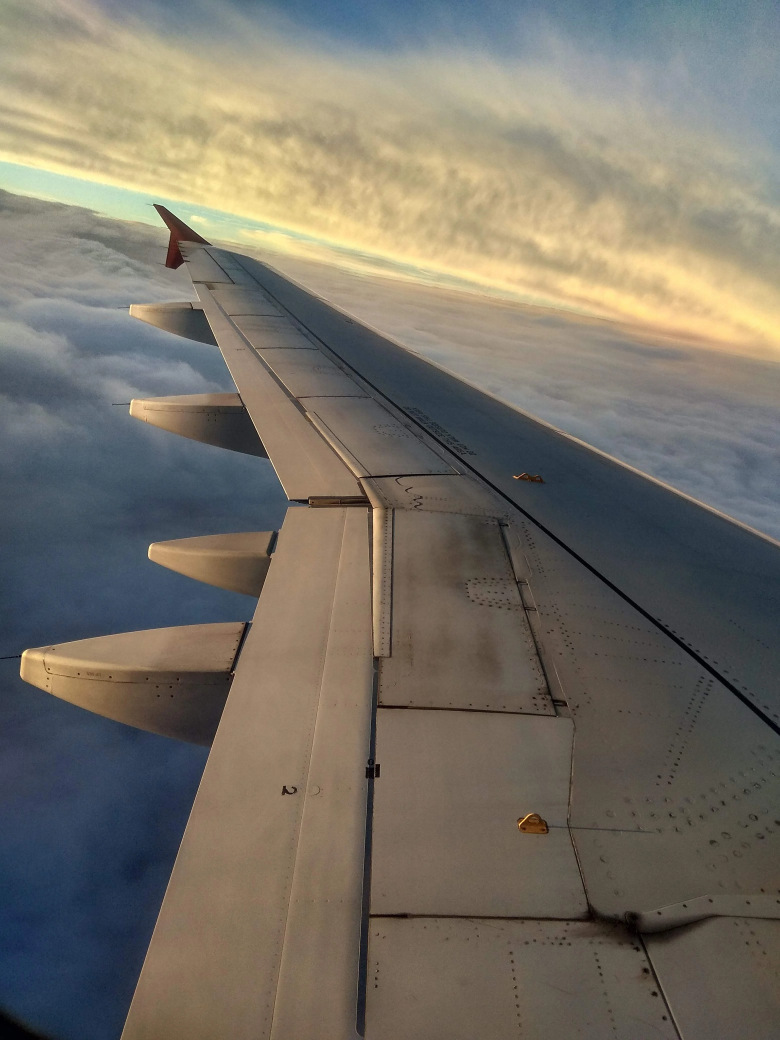
#> input picture assets/media/2018/06/IMG_20180618_190811_HDR.webp, 3120 x 4160 px (shown at 1/4 size); its folder holds only this picture in this run
$ python gallery_upload.py ../assets/media/2018/06
#> lines starting #> are read from the running program, lines starting #| are printed output that depends on the picture
#!/usr/bin/env python3

import argparse
import json
import re
import sys
from datetime import datetime
from pathlib import Path

from PIL import Image


SUPPORTED_EXTENSIONS = {".jpg", ".jpeg", ".png", ".webp"}

FILENAME_DATE_PATTERNS = [
    # PXL_20250725_162414037.jpg
    # PXL_20230508_132822144.PORTRAIT.jpg
    re.compile(r"(?<!\d)(20\d{6})(?:_\d{6,9})?"),

    # IMG-20250724-WA0000.jpg
    re.compile(r"(?<!\d)(20\d{6})(?=-WA)", re.IGNORECASE),

    # 20251206160730081.jpg
    re.compile(r"^(20\d{6})\d{6,}$"),
]


def date_from_filename(filename):
#> called with filename = 'IMG_20180618_190811_HDR.webp'
    for pattern in FILENAME_DATE_PATTERNS:
        match = pattern.search(filename)

        if not match:
            continue

        try:
            return datetime.strptime(
                match.group(1),
                "%Y%m%d"
            ).date()
        except ValueError:
            pass

    return None


# [25 lines left out: function date_from_exif, not called in this run]


def load_overrides(path):
    if not path.exists():
        return {}

    try:
        with path.open("r", encoding="utf-8") as f:
            data = json.load(f)

        if not isinstance(data, dict):
            raise ValueError("Overrides must be a JSON object")

        return data

    except Exception as exc:
        print(f"ERROR: Could not read {path}: {exc}")
        sys.exit(1)


def save_overrides(path, overrides):
    path.parent.mkdir(parents=True, exist_ok=True)

    with path.open("w", encoding="utf-8") as f:
        json.dump(
            overrides,
            f,
            indent=2,
            ensure_ascii=False,
        )
        f.write("\n")


def get_photo_date(path, overrides):
    # 1. Filename
    date = date_from_filename(path.name)

    if date:
        return date, "filename"

    # 2. EXIF
    date = date_from_exif(path)

    if date:
        return date, "EXIF"

    # 3. Manual override
    override = overrides.get(path.name)

    if override:
        try:
            date = datetime.strptime(
                override,
                "%Y-%m-%d"
            ).date()

            return date, "override"

        except ValueError:
            print(
                f"  ⚠ Invalid override for {path.name}: "
                f"{override!r}"
            )

    return None, None


# [16 lines left out: function convert_to_webp, not called in this run]


def make_thumbnail(source, destination, max_width=480, quality=75):
#> called with max_width = 480, quality = 75
    destination.parent.mkdir(
        parents=True,
        exist_ok=True,
    )

    with Image.open(source) as image:
#> image is the input picture: PIL image 3120x4160 RGB; mean R, G, B 119.9, 114.3, 103.6
        if image.mode not in ("RGB", "RGBA"):
            image = image.convert("RGB")

        w, h = image.size
#> w = 3120; h = 4160
        if w > max_width:
            new_h = int(h * (max_width / w))
#> new_h = 640
            image = image.resize((max_width, new_h), Image.Resampling.LANCZOS)
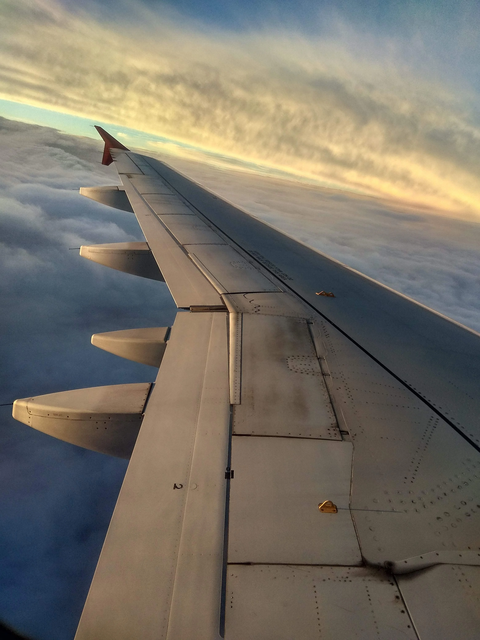
#> image: PIL image 480x640 RGB; mean R, G, B 119.9, 114.3, 103.6

        image.save(
            destination,
            "WEBP",
            quality=quality,
            method=6,
        )


def main():
    parser = argparse.ArgumentParser(
        description="Process Moonweft gallery photos."
    )

    parser.add_argument(
        "source",
        type=Path,
        help="Folder containing original photos",
    )

    parser.add_argument(
        "--quality",
        type=int,
        default=85,
        help="WebP quality (default: 85)",
    )

    args = parser.parse_args()

    if not args.source.exists():
        print(f"ERROR: Source folder does not exist: {args.source}")
        sys.exit(1)

    if not args.source.is_dir():
        print(f"ERROR: Source is not a directory: {args.source}")
        sys.exit(1)

    repo_root = Path(__file__).resolve().parent.parent

    output_dir = repo_root / "assets" / "media"
    data_dir = repo_root / "data"

    gallery_json = data_dir / "gallery-data.json"
    overrides_json = data_dir / "gallery-overrides.json"

    print("Moonweft Gallery Processor")
    print("==========================")
    print(f"Source    : {args.source}")
    print(f"Output    : {output_dir}")
    print(f"Gallery   : {gallery_json}")
    print(f"Overrides : {overrides_json}")
    print()

    overrides = load_overrides(overrides_json)

    files = sorted(
        path
        for path in args.source.iterdir()
        if path.is_file()
        and path.suffix.lower() in SUPPORTED_EXTENSIONS
    )

    if not files:
        print("No supported images found.")
        return

    gallery = []
    missing_dates = []

    for source in files:
        photo_date, date_source = get_photo_date(
            source,
            overrides,
        )

        if not photo_date:
            print(
                f"⚠ NO DATE: {source.name}"
            )

            missing_dates.append(source.name)

            # Add it to the override file without
            # overwriting anything already entered.
            if source.name not in overrides:
                overrides[source.name] = ""

            continue

        year = photo_date.strftime("%Y")
        month = photo_date.strftime("%m")

        destination = (
            output_dir
            / year
            / month
            / f"{source.stem}.webp"
        )

        relative_url = (
            f"assets/media/{year}/{month}/"
            f"{source.stem}.webp"
        )

        thumb_destination = (
            output_dir
            / year
            / month
            / f"{source.stem}_thumb.webp"
        )

        relative_thumb = (
            f"assets/media/{year}/{month}/"
            f"{source.stem}_thumb.webp"
        )

        print(
            f"✓ {source.name}"
            f" → {photo_date.isoformat()}"
            f" ({date_source})"
        )

        if not destination.exists():
            convert_to_webp(
                source,
                destination,
                args.quality,
            )

        if not thumb_destination.exists():
            make_thumbnail(
                source,
                thumb_destination,
            )

        gallery.append({
            "id": source.stem,
            "url": relative_url,
            "thumb": relative_thumb,
            "alt": f"Photo taken on "
                   f"{photo_date.strftime('%B %-d, %Y')}",
            "date": photo_date.isoformat(),
        })

    # Newest first.
    gallery.sort(
        key=lambda entry: entry["date"],
        reverse=True,
    )

    data_dir.mkdir(
        parents=True,
        exist_ok=True,
    )

    # Rebuild gallery-data.json from scratch.
    with gallery_json.open(
        "w",
        encoding="utf-8",
    ) as f:
        json.dump(
            gallery,
            f,
            indent=2,
            ensure_ascii=False,
        )
        f.write("\n")

    # Save/update overrides.
    save_overrides(
        overrides_json,
        overrides,
    )

    print()
    print("==========================")
    print(f"Gallery entries : {len(gallery)}")
    print(f"Missing dates   : {len(missing_dates)}")
    print("==========================")

    if missing_dates:
        print()
        print("Add dates to:")
        print(overrides_json)
        print()

        for filename in missing_dates:
            print(f'  "{filename}": "YYYY-MM-DD"')


if __name__ == "__main__":
    main()

$ run again, on assets/media/2018/10/IMG_20181012_163637_HDR.webp
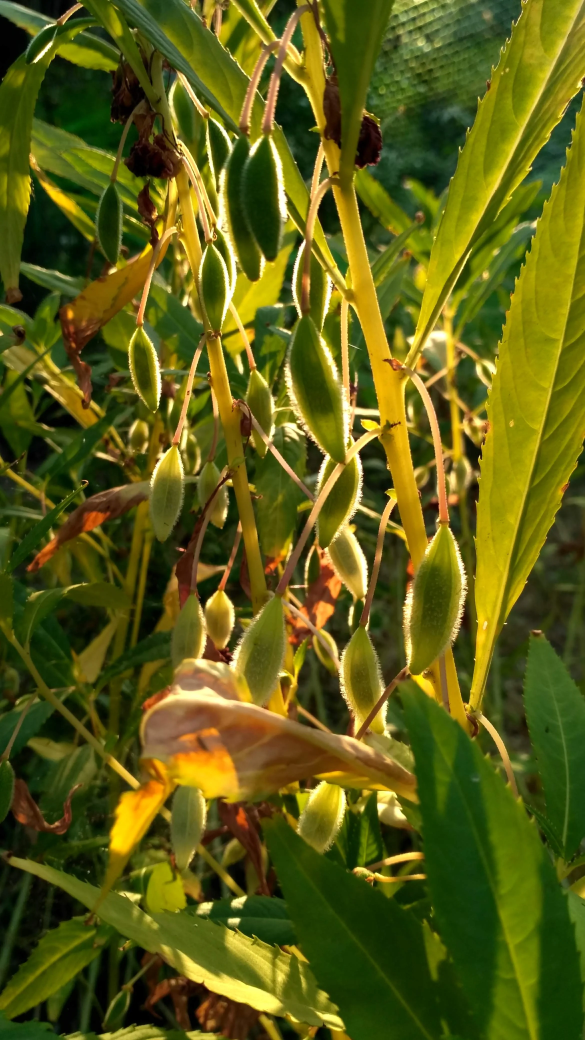
#> input picture assets/media/2018/10/IMG_20181012_163637_HDR.webp, 2340 x 4160 px (shown at 1/4 size)
#> in make_thumbnail, image is the input picture: PIL image 2340x4160 RGB; mean R, G, B 92.5, 93.5, 19.8
#> in make_thumbnail, `image = image.resize((max_width, new_h), Image.Resampling.LANCZOS)`:
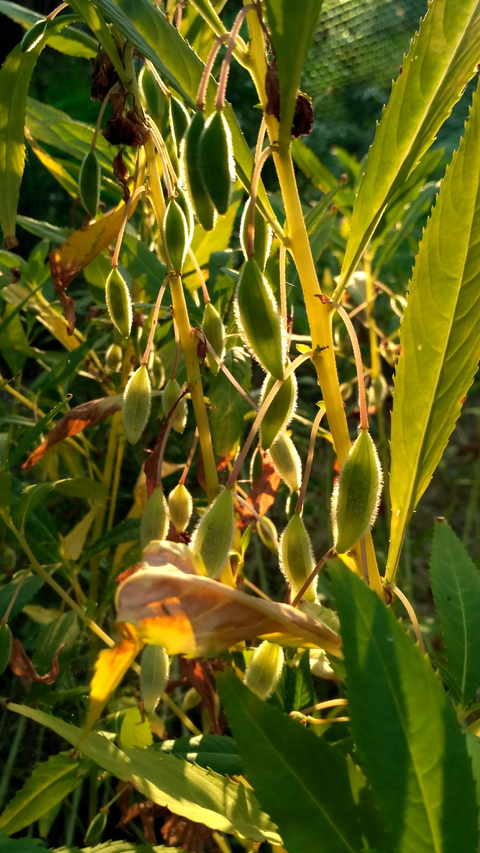
#> image: PIL image 480x853 RGB; mean R, G, B 92.5, 93.5, 19.9
